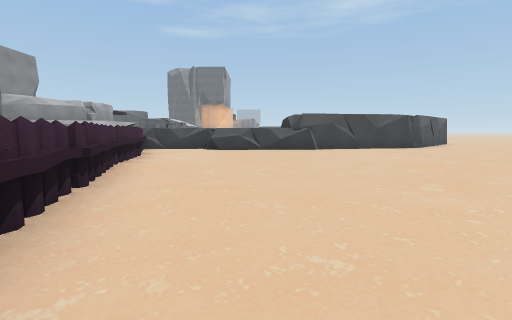
[1] (above)

24 first-person views from a walk through a 3-D level made in the Unity game engine. The camera is 1.3 m above the floor, tilts 6° down and sees 85° across. The floor is counted in squares, 2 m on a side. Each view is taken from the middle of a square. On the plan, view 1 faces up. The plan holds only what a view shows up to about 9 squares ahead; the rest is blank. The place goes on beyond the plan. Some animated figures are not drawn. Some surface patterns are stand-ins.

[2]
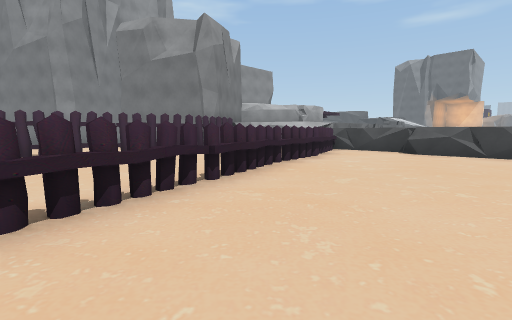

[3]
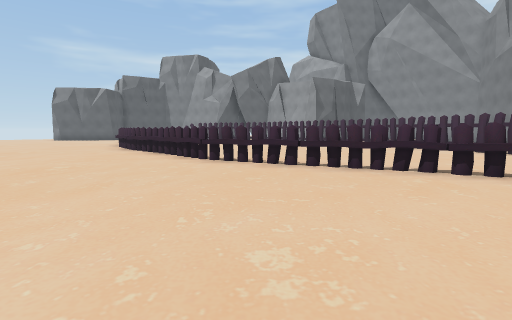

[4]
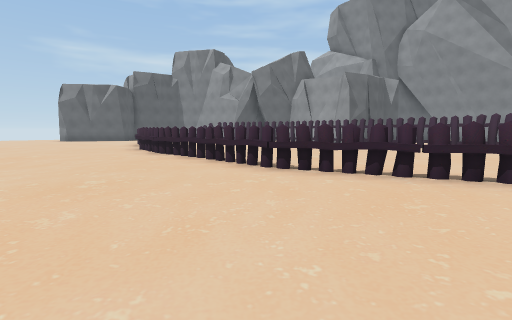

[5]
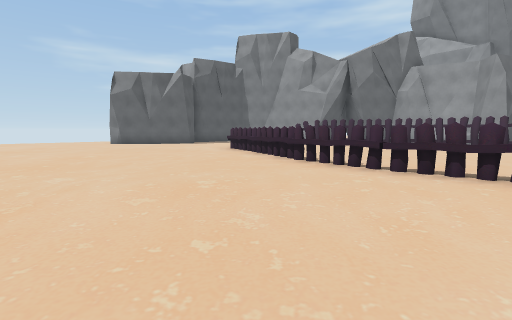

[6]
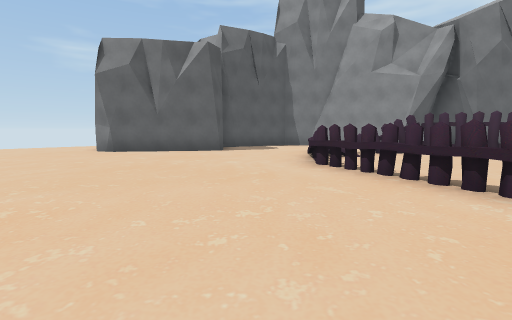

[7]
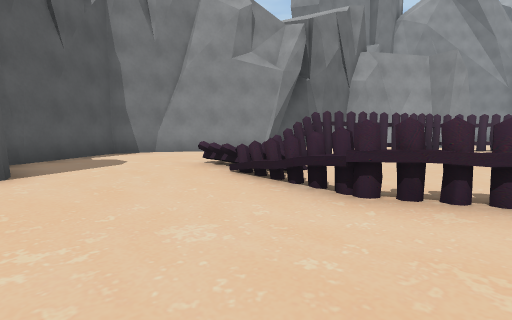

[8]
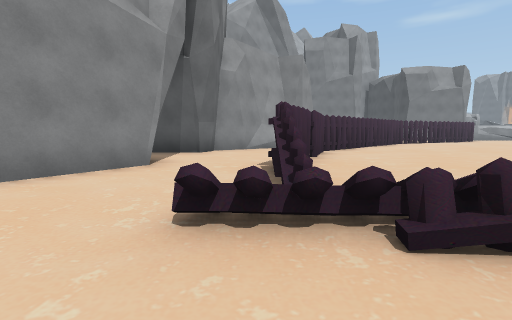

[9]
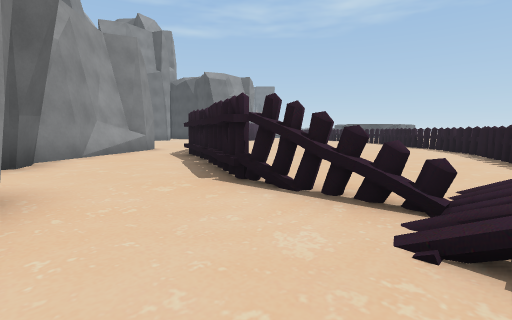

[10]
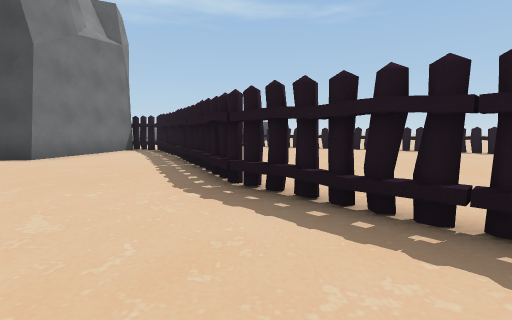

[11]
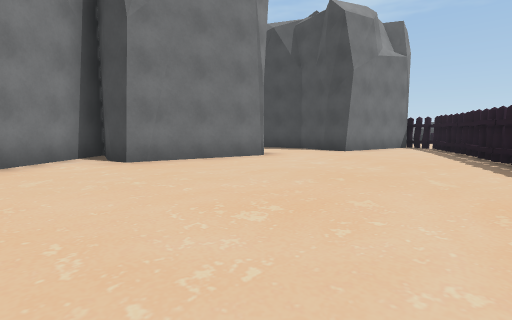

[12]
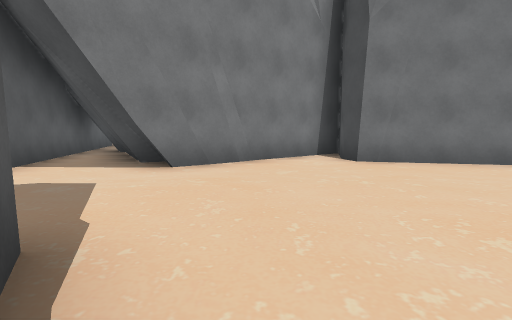

[13]
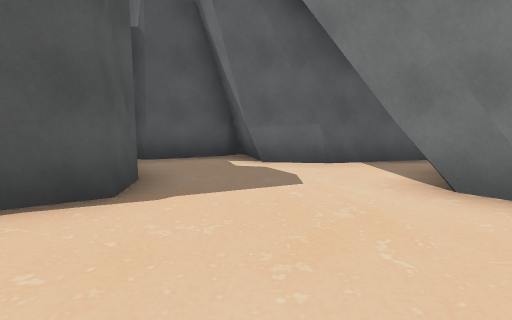

[14]
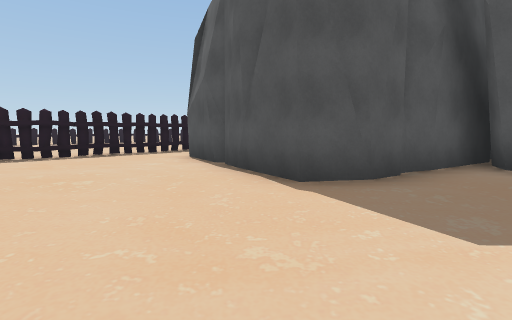

[15]
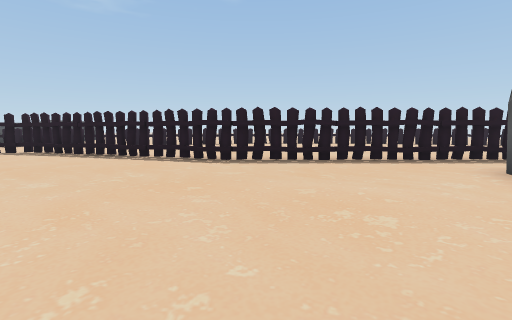

[16]
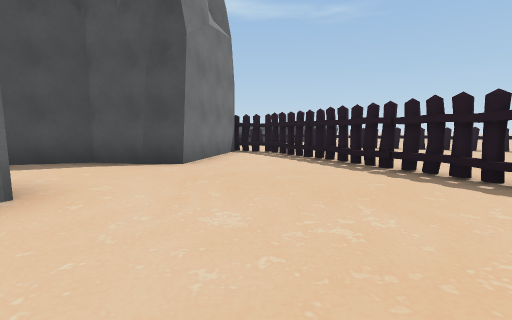

[17]
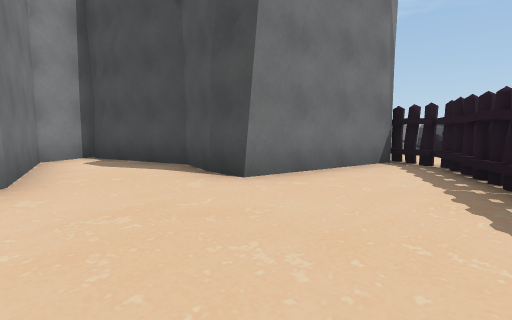

[18]
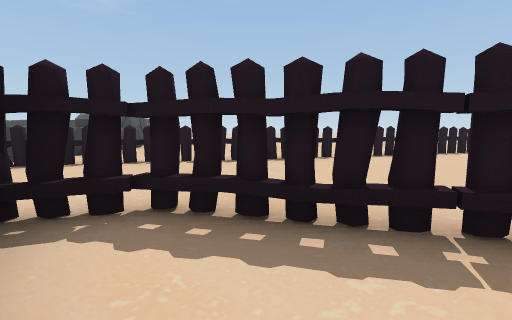

[19]
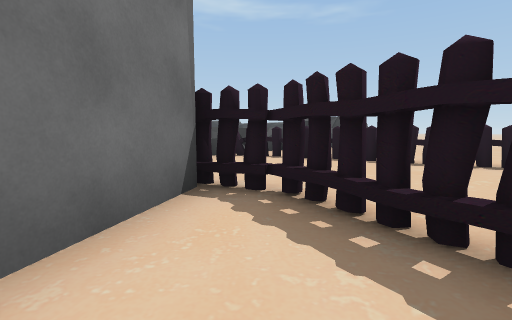

[20]
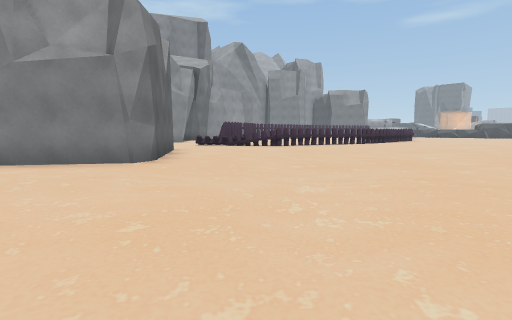

[21]
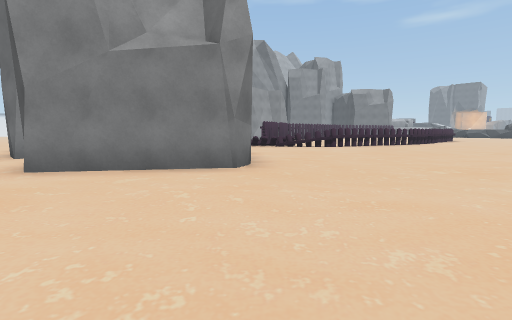

[22]
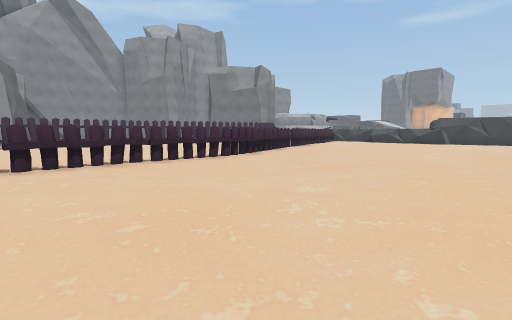

[23]
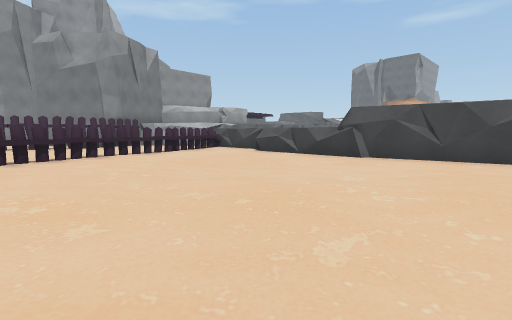

[24]
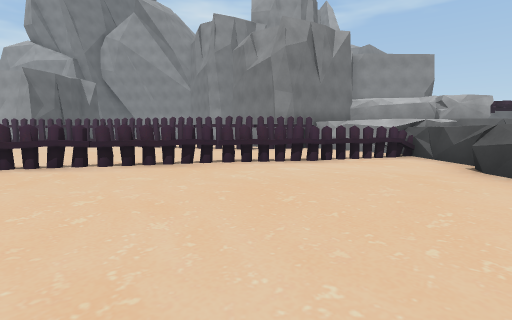

### Floor plan
Key: @ floor where view 1 was taken; # wall or solid block; . main floor; : floor 0.5 m higher than the main floor; / step, stairs or slope; ^ raised ledge; T thing the floor can be seen under or through; O other object.
Columns run from 23 left of view 1 to 5 right of it. Each row starts with its distance up from view 1.
 13                   #
 12                   #
 11                   #        ##
 10                   #O^^^^^###.
  9                    O.........
  8          ##       .OO........
  7          #### ##O...O........
  6          #..###.O...O........
  5          #...#..O...O........
  4          ##.....O....O.......
  3       ####.....OO....O.......
  2      ####......O.....O.......
  1      #.........O.....OO......
  0      #........OO......O@.....
 -1 ######........T ......O......
 -2 ######........T.......O......
 -3   #...........T.......O......
 -4   ###...##....T.......O......
 -5     ##..#####.T.......O......
 -6     #...#   #.T.......O......
 -7     #####  ##.# ......O.....
 -8       ##   #...O......O.....
 -9        #   #...O.....O......
-10            ##..OO....O......
-11            ##..OO...OO.......
-12             ....OO..O........
-13               #..//:.........
-14               #../O..........
-15               #..............
-16               #..............
-17               ##...##........
-18                ########......
-19                      ##......
-20                     ##.......
-21                  #. #........
-22                  ..........

Positions as (right, up) in squares from view 1, and headings:
1: (0, 0), facing up
2: (1, 1), facing up-left
3: (3, 4), facing down-left
4: (3, 2), facing down-left
5: (4, -4), facing down-left
6: (2, -9), facing down-left
7: (0, -13), facing left
8: (-4, -15), facing up-left
9: (-7, -15), facing up
10: (-11, -3), facing up-right
11: (-13, -4), facing up
12: (-13, -4), facing up-left
13: (-14, -1), facing down-left
14: (-17, -1), facing down-right
15: (-15, -1), facing right
16: (-13, 0), facing up-right
17: (-10, 1), facing up
18: (-9, 5), facing right
19: (-9, 4), facing up-right
20: (5, -21), facing up-left
21: (3, -22), facing up-left
22: (5, -6), facing up-left
23: (5, 3), facing up-left
24: (3, 6), facing left
